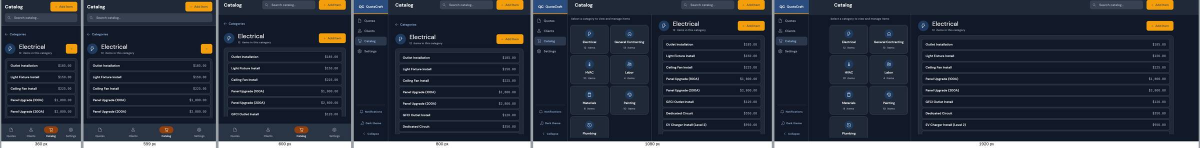
#> input picture docs/evidence/catalog-dark.jpg, 2400 x 295 px, given in place of L-desk-quotes.png, which was not available (shown at 1/2 size)
$ python crop.py ../../../evidence/catalog-dark.jpg
#> lines starting #> are read from the running program, lines starting #| are printed output that depends on the picture
# python3 crop.py <session-captures-dir> [name ...]
# Cuts src/cap from the full-window DPR 3 captures that cap.js writes for session.json (L-*/D-* names; not kept,
# they are re-made by running the session). Box in device pixels of the 3x capture: (x0, y0, x1, y1).
# k=3 keeps the capture's own pixels; k=2 downsamples to 2 px per CSS px (Lanczos), for the screens shown in frames.
# Nothing is ever upsampled.
import sys, os
from PIL import Image
C=sys.argv[1].rstrip('/')+'/'
O=os.path.join(os.path.dirname(os.path.abspath(__file__)), '..', 'cap')+'/'
def css(x0,y0,x1,y1): return (round(x0*3),round(y0*3),round(x1*3),round(y1*3))
SPEC = [
  # full screens for the device frames (2x)
  ('desk-quotes-light', 'L-desk-quotes', css(0,0,1440,900), 2),
  ('desk-quotes-dark',  'D-desk-quotes', css(0,0,1440,900), 2),
  ('tab-preview-light', 'L-tab-preview', css(0,0,820,1180), 2),
  ('tab-preview-dark',  'D-tab-preview', css(0,0,820,1180), 2),
  ('phone-preview-dark',  'D-phone-preview', css(0,0,390,844), 2),
  ('phone-preview-light', 'L-phone-preview', css(0,0,390,844), 2),
  ('phone-quotes-dark',   'D-phone-quotes',  css(0,0,390,844), 2),
  ('phone-catalog-light', 'L-phone-catalog', css(0,0,390,844), 2),
  ('phone-catalog-dark',  'D-phone-catalog', css(0,0,390,844), 2),
  # focused crops (3x)
  ('list-light',    'L-list',         css(170,0,1046,980), 3),
  ('doc-kitchen',   'L-desk-preview', (1934,799,3993,3348), 3),
  ('preview-bar',   'L-desk-preview', css(1080,170,1426,230), 3),
  ('editor-dark',   'D-desk-editor',  css(446,64,1150,1080), 3),
  # the other quotes' documents, for the sheets (3x, cropped below their footer)
  ('doc-office',    'L-sheet-office',   (1934,799,3993,3060), 3),
  ('doc-bathroom',  'L-sheet-bathroom', (1934,799,3993,3012), 3),
  ('doc-drain',     'L-sheet-drain',    (1934,799,3993,3012), 3),
  ('doc-water',     'L-sheet-water',    (1934,799,3993,3012), 3),
  # desktop split pair, settings
  # mosaic tiles (3x), each a whole element with a margin of its own page around it
  ('m-rail',        'L-desk-quotes',  css(0,0,156,258), 3),
  ('m-stat-quoted', 'D-desk-quotes',  css(180,69,592,162), 3),
  ('m-stat-sent',   'L-desk-quotes',  css(592,69,1004,162), 3),
  ('m-stat-rate',   'D-desk-quotes',  css(1004,69,1416,162), 3),
  ('m-pills',       'L-list',         css(170,162,728,246), 3),
  ('m-card-kitchen','D-desk-quotes',  css(162,758.33,529,859.33), 3),
  ('m-card-water',  'L-desk-quotes',  css(162,656.67,529,757.67), 3),
  ('m-docband',     'L-desk-preview', (1934,799,3993,1268), 3),
  ('m-totals',      'L-desk-preview', css(1080,842,1314,950), 3),
  ('m-tiles',       'D-desk-catalog', css(160,105,530,388), 3),
  ('cat-tiles',     'L-desk-catalog', css(160,105,530,665), 3),
  ('cat-list',      'L-desk-catalog', css(560,80,1424,846), 3),
  ('m-newquote',    'L-desk-quotes',  css(996,0,1424,48), 3),
  ('m-lines',       'D-desk-quotes',  css(566,292,1023,568), 3),
]
only=set(sys.argv[2:])
for name, src, box, k in SPEC:
    if only and name not in only: continue
    im = Image.open(C+src+'.png').convert('RGB').crop(box)
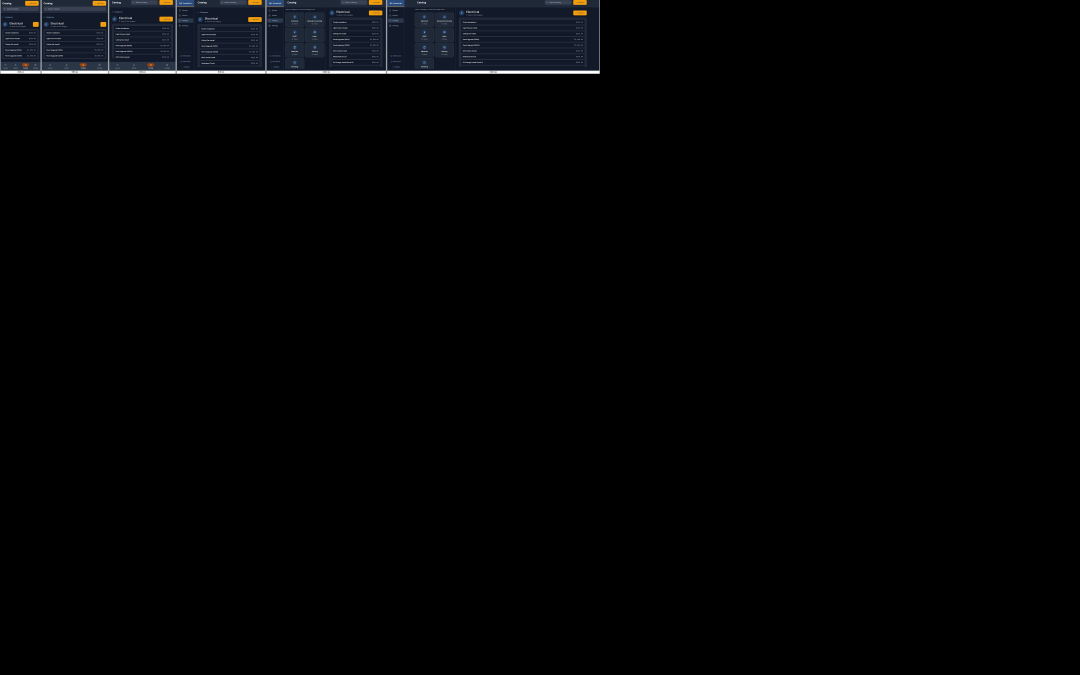
#> im: PIL image 4320x2700 RGB (shown at 1/4 size); mean R, G, B 2.6, 2.9, 3.7
    if k == 2: im = im.resize((round(im.width*2/3), round(im.height*2/3)), Image.LANCZOS)
#> im: PIL image 2880x1800 RGB
    out = f'{O}{name}@{k}x.png'
    im.save(out, optimize=True)
    print(f'{name}@{k}x', im.size, 'css', round(im.width/k), 'x', round(im.height/k))
#| desk-quotes-light@2x (2880, 1800) css 1440 x 900
#> pass 2 of the loop `for name, src, box, k in SPEC:`:
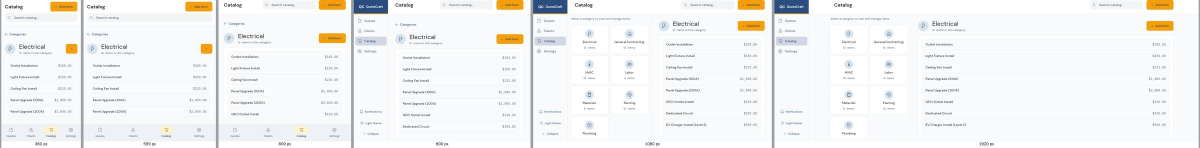
#> input picture docs/evidence/catalog-light.jpg, 2400 x 295 px, given in place of D-desk-quotes.png, which was not available (shown at 1/2 size)
#> `im = Image.open(C+src+'.png').convert('RGB').crop(box)`:
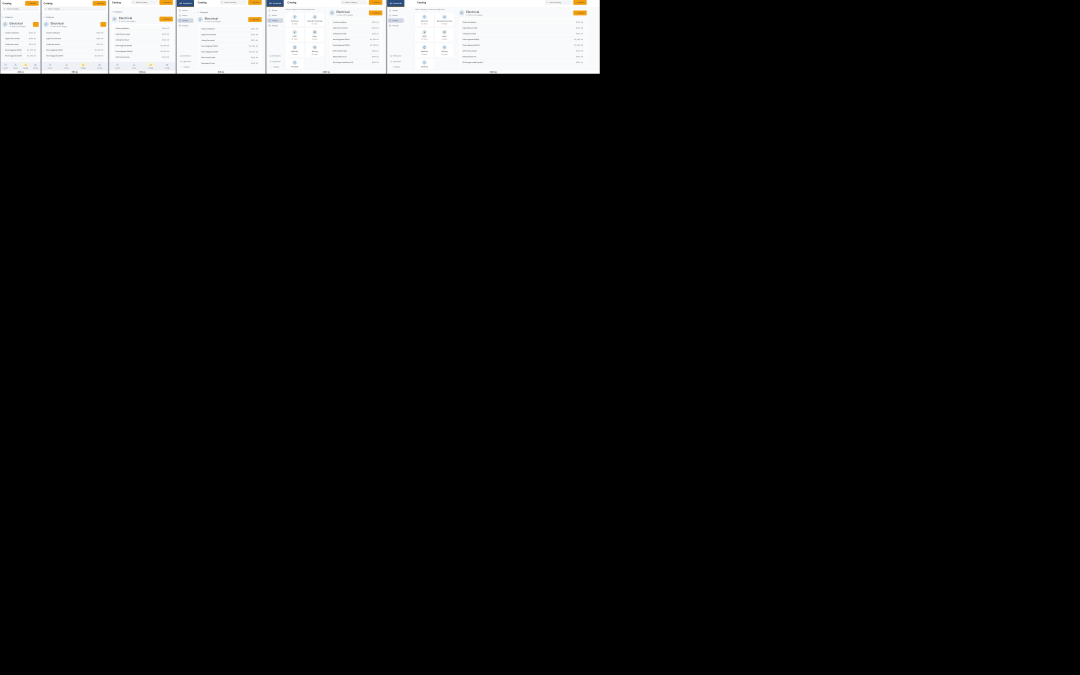
#> im: PIL image 4320x2700 RGB (shown at 1/4 size); mean R, G, B 14.8, 14.8, 14.7
#| desk-quotes-dark@2x (2880, 1800) css 1440 x 900
#> (the run stopped early here; a loop or call above may not have finished)
